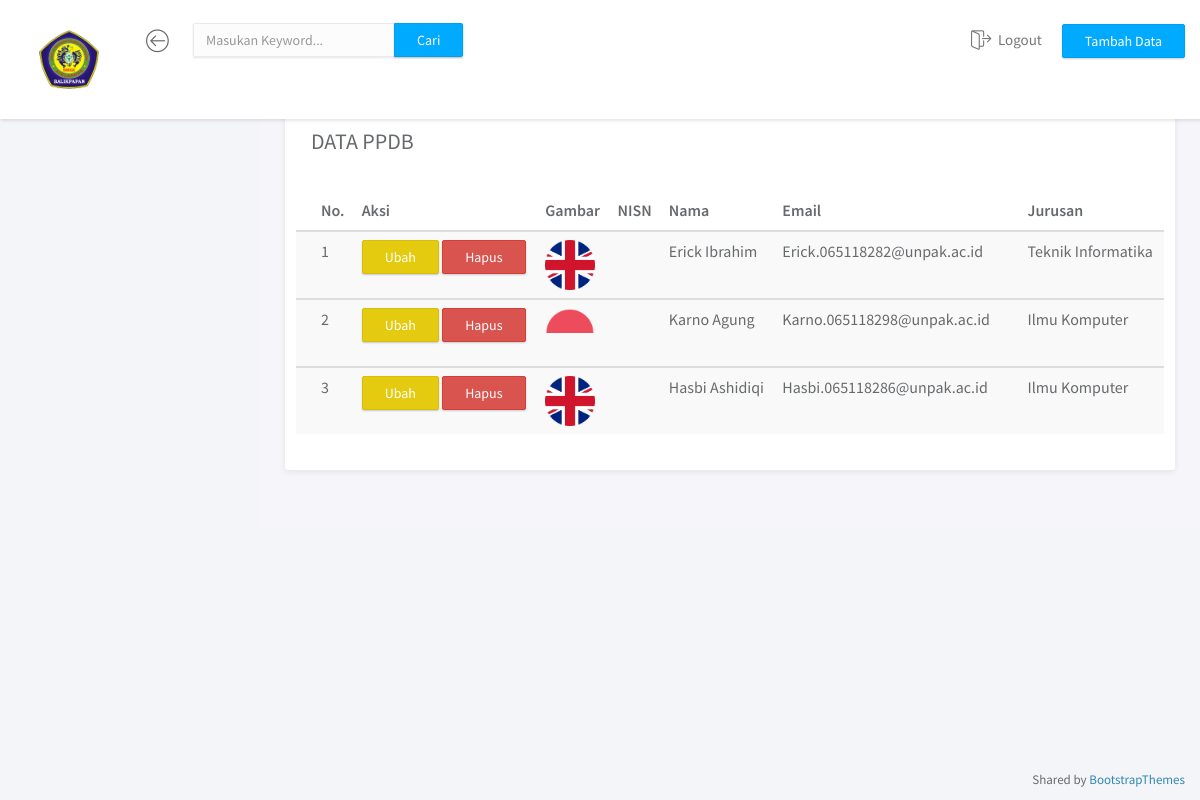
Screenshot of /ppdb.php (signed in) with the database file from the repository.
### tables this page shows
CREATE TABLE `mahasiswa` (
  `id` int(11) NOT NULL,
  `nama` varchar(100) DEFAULT NULL,
  `npm` char(9) DEFAULT NULL,
  `email` varchar(100) DEFAULT NULL,
  `jurusan` varchar(100) DEFAULT NULL,
  `gambar` varchar(100) DEFAULT NULL
);

### functions.php (called while the page is built, shortened)
<?php
$conn = mysqli_connect("localhost","root","","ukm");
function query($query){
	global $conn;
	$result = mysqli_query($conn,$query);
	$rows = [];
	while ($row = mysqli_fetch_assoc($result)) {
		$rows[] = $row;
	}
	return $rows;
}
 ?>

### ppdb.php (the view, shortened to what this page needs)
<?php
require 'functions.php';
$mahasiswa = query("SELECT * FROM mahasiswa");
 ?>
<html lang="en"><head>
	<link rel="stylesheet" href="assets/vendor/bootstrap/css/bootstrap.min.css">
	<link rel="stylesheet" href="assets/vendor/font-awesome/css/font-awesome.min.css">
	<link rel="stylesheet" href="assets/vendor/linearicons/style.css">
	<link rel="stylesheet" href="assets/vendor/chartist/css/chartist-custom.css">
	<link rel="stylesheet" href="assets/css/main.css">
	<link rel="stylesheet" href="assets/css/demo.css">
</head>
<body>
	<div id="wrapper">
		<nav class="navbar navbar-default navbar-fixed-top">
			<div class="brand">
				<a href="index.html"><img src="assets/img/logo.png" width="60px" alt="Klorofil Logo" class="img-responsive logo"></a>
			</div>
			<div class="container-fluid">
				<div class="navbar-btn">
					<button type="button" class="btn-toggle-fullwidth">
						<i class="lnr lnr-arrow-left-circle"></i>
					</button>
				</div>
				<form action="" method="post" class="navbar-form navbar-left">
					<div class="input-group">
						<input type="text" name="keyword" value="" class="form-control" placeholder="Masukan Keyword..." autofocus autocomplete="off">
						<span class="input-group-btn">
							<button type="submit" name="cari" class="btn btn-primary">Cari</button></span>
					</div>
				</form>
				<div class="navbar-btn navbar-btn-right">
					<a class="btn btn-primary" href="tambah.php" target="_blank"><span>Tambah Data</span></a>
				</div>
				<div id="navbar-menu">
					<ul class="nav navbar-nav navbar-right">
						<li>
							<a href="logout.php"><i class="lnr lnr-exit"></i> <span>Logout</span></a>
						</li>
					</ul>
				</div>
			</div>
		</nav>
		<div class="main">
			<div class="main-content">
				<div class="container-fluid">
					<div class="panel panel-headline">
						<div class="panel-heading">
							<h3 class="panel-title">DATA PPDB</h3>
						</div>
						<div class="panel-body">
							<div class="row">
								<table class="table table-striped">
										<thead>
											<tr>
									<th>No.</th>
									<th>Aksi</th>
									<th>Gambar</th>
									<th>NISN</th>
									<th>Nama</th>
									<th>Email</th>
									<th>Jurusan</th>
								</tr>
							<?php $i = 1; ?>
							<?php foreach($mahasiswa as $row) : ?>
										</thead>
										<tbody>
											<tr>
								<td><?= $i; ?></td>
								<td>
									<a class="btn btn-warning" href="ubah.php?id=<?= $row["id"];?>" role="button">Ubah</a>
									<a class="btn btn-danger" href="hapus.php?id=<?= $row["id"];?>" onclick="return confirm('Yakin?');" role="button">Hapus</a>
								</td>
								<td><img src="img/<?= $row["gambar"]; ?>" width="50" ></td>
								<td><?= $row["nisn"]; ?></td>
								<td><?= $row["nama"]; ?></td>
								<td><?= $row["email"] ?></td>
								<td><?= $row["jurusan"] ?></td>
							</tr>
							<?php $i++; ?>
						<?php endforeach; ?>
							</tbody>
							</table>
							</div>
						</div>
					</div>
				</div>
			</div>
		</div>
		<footer>
			<div class="container-fluid">
				<p class="copyright">Shared by <i class="fa fa-love"></i><a href="https://bootstrapthemes.co">BootstrapThemes</a>
</p>
			</div>
		</footer>
	</div>
</body>
</html>

### assets/css/main.css (style rules this page uses)
html { position: relative; min-height: 100%; }
body { background-color: #F3F5F8; font-family: "Source Sans Pro", sans-serif; font-size: 15px; color: #676a6d; }
a { color: #3287B2; }
th { font-weight: 600; }
footer { position: absolute; bottom: 0; right: 0; padding-top: 15px; padding-bottom: 10px; }
.copyright { margin-bottom: 0; text-align: right; font-size: 13px; }
#wrapper .main { -webkit-transition: all 0.3s ease-in-out; -moz-transition: all 0.3s ease-in-out; -ms-transition: all 0.3s ease-in-out; -o-transition: all 0.3s ease-in-out; transition: all 0.3s ease-in-out; width: calc(100% - 260px); left: 0; position: relative; float: right; background-color: #f5f5fa; }
#wrapper #sidebar-nav, #wrapper .main { padding-top: 80px; }
.main-content { padding: 28px 10px; }
.navbar-default { -webkit-transition: all 0.3s ease-in-out; -moz-transition: all 0.3s ease-in-out; -ms-transition: all 0.3s ease-in-out; -o-transition: all 0.3s ease-in-out; transition: all 0.3s ease-in-out; -moz-box-shadow: 1px 2px 3px rgba(0, 0, 0, 0.1); -webkit-box-shadow: 1px 2px 3px rgba(0, 0, 0, 0.1); box-shadow: 1px 2px 3px rgba(0, 0, 0, 0.1); -webkit-border-radius: 0; -moz-border-radius: 0; border-radius: 0; padding: 0; margin: 0; border: none; background-color: #fff; }
.navbar-default .brand { float: left; padding: 30px 39px; background-color: #fff; }
.navbar-btn { float: left; padding: 16px 0; }
.navbar-btn button { font-size: 24px; padding: 4px 8px; line-height: .7; border: none; background: none; outline: none; }
.navbar-btn-right { float: right; }
.navbar-form { padding: 15px; border: 0; }
.navbar-form input[type="text"] { min-width: 200px; }
.navbar-nav > li > a { padding: 28px 20px; }
.navbar-nav > li > a > i { font-size: 22px; margin-right: 2px; vertical-align: middle; }
.navbar-nav > li > a > span { position: relative; top: 2px; }
@media screen and (min-width: 768px) { .navbar-nav.navbar-right { margin-right: 0; } }
.form-control { -moz-box-shadow: 0px 1px 2px 0 rgba(0, 0, 0, 0.1); -webkit-box-shadow: 0px 1px 2px 0 rgba(0, 0, 0, 0.1); box-shadow: 0px 1px 2px 0 rgba(0, 0, 0, 0.1); -webkit-border-radius: 2px; -moz-border-radius: 2px; border-radius: 2px; border-color: #eaeaea; background-color: #fcfcfc; }
.input-group { -moz-box-shadow: 0px 1px 2px 0 rgba(0, 0, 0, 0.1); -webkit-box-shadow: 0px 1px 2px 0 rgba(0, 0, 0, 0.1); box-shadow: 0px 1px 2px 0 rgba(0, 0, 0, 0.1); }
.input-group .form-control, .input-group-addon, .input-group-btn { -moz-box-shadow: none; -webkit-box-shadow: none; box-shadow: none; }
.btn { -webkit-border-radius: 2px; -moz-border-radius: 2px; border-radius: 2px; -moz-box-shadow: 0px 1px 2px 0 rgba(0, 0, 0, 0.2); -webkit-box-shadow: 0px 1px 2px 0 rgba(0, 0, 0, 0.2); box-shadow: 0px 1px 2px 0 rgba(0, 0, 0, 0.2); padding: 6px 22px; }
.btn-primary { background-color: #00AAFF; border-color: #00a0f0; }
.btn-warning { background-color: #e4cb10; border-color: #d6be0f; }
.panel { -webkit-border-radius: 3px; -moz-border-radius: 3px; border-radius: 3px; -moz-box-shadow: 0 2px 6px rgba(0, 0, 0, 0.08); -webkit-box-shadow: 0 2px 6px rgba(0, 0, 0, 0.08); box-shadow: 0 2px 6px rgba(0, 0, 0, 0.08); background-color: #fff; margin-bottom: 30px; }
.panel .panel-heading, .panel .panel-body, .panel .panel-footer { padding-left: 25px; padding-right: 25px; }
.panel .panel-heading { padding-top: 20px; padding-bottom: 20px; position: relative; }
.panel .panel-heading .panel-title { margin: 0; font-size: 18px; font-weight: 300; }
.panel .panel-body { padding-top: 10px; padding-bottom: 15px; }
.panel.panel-headline .panel-heading { border-bottom: none; }
.panel.panel-headline .panel-heading .panel-title { margin-bottom: 8px; font-size: 22px; font-weight: normal; }
.panel .table > thead > tr > td:first-child, .panel .table > thead > tr > th:first-child, .panel .table > tbody > tr > td:first-child, .panel .table > tbody > tr > th:first-child, .panel .table > tfoot > tr > td:first-child, .panel .table > tfoot > tr > th:first-child { padding-left: 25px; }
.panel .table > thead > tr > td:last-child, .panel .table > thead > tr > th:last-child, .panel .table > tbody > tr > td:last-child, .panel .table > tbody > tr > th:last-child, .panel .table > tfoot > tr > td:last-child, .panel .table > tfoot > tr > th:last-child { padding-left: 25px; }

### rows the page displays
mahasiswa: gambar (picture), nama "Erick Ibrahim", email "Erick.065118282@unpak.ac.id", jurusan "Teknik Informatika"
mahasiswa: gambar (picture), nama "Karno Agung", email "Karno.065118298@unpak.ac.id", jurusan "Ilmu Komputer"
mahasiswa: gambar (picture), nama "Hasbi Ashidiqi", email "Hasbi.065118286@unpak.ac.id", jurusan "Ilmu Komputer"
